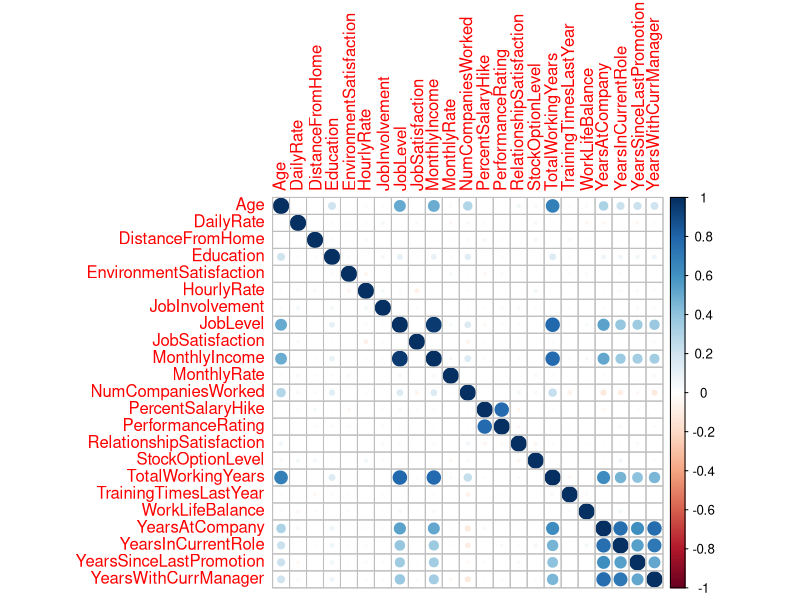

This chart was generated by the following R code:
## ---- chunk 1
knitr::opts_chunk$set(echo = TRUE)
## ---- chunk 2
setwd("~/Desktop/Data Science (Google)/Other/Data Science Interview/scfhs-project/data")

emp <- read.csv("employees_data.csv")
library(sqldf)
library(corrplot)
library(caret)


## ---- chunk 3

# I am trying to get the monthly incomes of technical degrees working in R&D
data.1 <- sqldf('SELECT Gender, MonthlyIncome 
                FROM emp
                WHERE Department = "Research & Development"
                AND EducationField = "Technical Degree"') 
## ---- chunk 4
# here I am getting work life balance and job satisfaction score for Females working as Sales Reps
# so we can figure out the correlation between them
data.2<- sqldf('SELECT WorkLifeBalance, JobSatisfaction 
                FROM emp
                WHERE Gender = "Female"
                AND JobRole = "Sales Representative"') 
## ---- chunk 5
males = which(data.1$Gender=='Male')
females = which(data.1$Gender=='Female')
t.test(data.1$MonthlyIncome[males],data.1$MonthlyIncome[females]) 

## ---- chunk 6
M = cor(data.2)
M # the correlation coefficient = -0.22
## ---- chunk 7
sum(is.na(emp))
## ---- chunk 8
data.3<- emp[,-c(9,10)] 
## ---- chunk 9
apply(X = data.3, FUN = nearZeroVar, MARGIN = 2) 
# it looks like StandardHours, Over18 has the same values across all rows, so we remove them
data.3<- data.3[,-c(20,25)]
## ---- chunk 10
data.3.num = data.3[,-c(2,3,5,8,10,14,16,20)]
M2 = cor(data.3.num)
corrplot(M2, method = "circle")
## ---- chunk 11
data.3 = data.3[,-c(1,13,21,28)]
## ---- chunk 12
data.3$JobSatisfaction[data.3$JobSatisfaction==1 | data.3$JobSatisfaction==2]<-"Unappy"
data.3$JobSatisfaction[data.3$JobSatisfaction==3 | data.3$JobSatisfaction==4]<-"Happy"
## ---- chunk 13
set.seed(1)

n <- nrow(data.3)  
t <- 0.8*n            #Set the size of the training set
set.seed(1)        #Setting a fix seed to make the results reproducible
trainIndex <- sample(1:n,t)

# Training Dataset
training<- data.3[trainIndex,]
training$JobSatisfaction<-as.factor(training$JobSatisfaction)
# Testing Dataset
testing<- data.3[-trainIndex,]
testing$JobSatisfaction<-as.factor(testing$JobSatisfaction)
## ---- chunk 14
# to help reduce the variance, I will use 10 fold cross validation

train_control<- trainControl(method="cv", number=10)

# train the model 
clasmodel<- train(JobSatisfaction~., data=training, trControl=train_control, method="rf")
## ---- chunk 15
# make predictions
predictions<- predict(clasmodel,testing)


# append predictions
mydat<- cbind(testing,predictions)

# Confusion Matrix
confusionMatrix(predictions,testing$JobSatisfaction)
